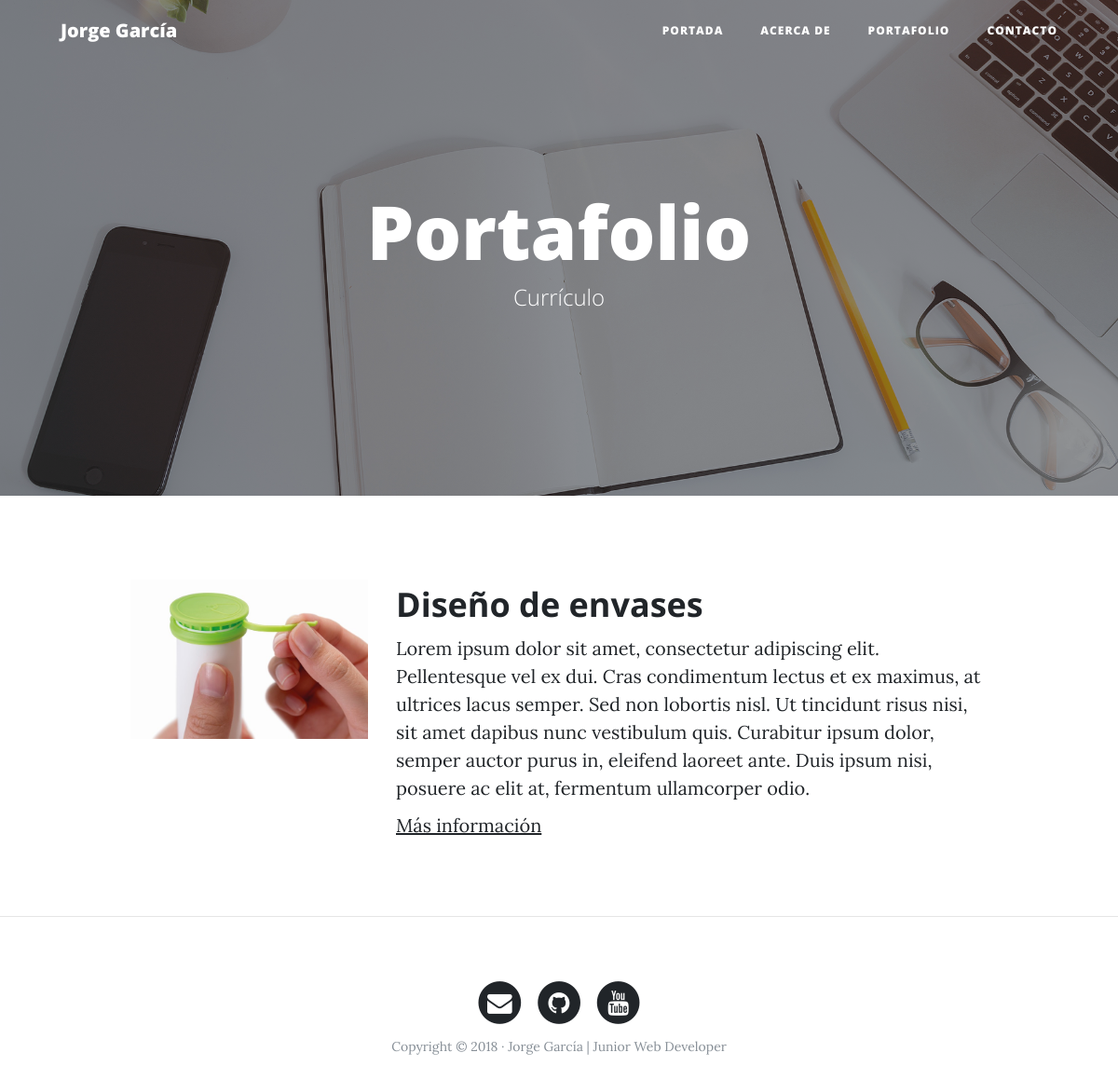
The page /portfolio/ on the database its author committed.
### portfolio/models.py (models this page shows, shortened)
class Project(models.Model):
    title = models.CharField(max_length=200, verbose_name="Título")
    description = models.TextField(verbose_name="Descripción")
    image = models.ImageField(verbose_name="Imagen", upload_to="projects")
    link = models.URLField(verbose_name="Dirección Web", null=True, blank=True)
    created = models.DateTimeField(auto_now_add=True, verbose_name="Fecha de creación")
    updated = models.DateTimeField(auto_now=True, verbose_name="Fecha de edición")
    class Meta:
        verbose_name ="proyecto"
        verbose_name_plural = "proyectos"
        ordering = ["-created"]

### portfolio/views.py (the view)
# urls.py: path('portfolio/', portfolio_views.portfolio, name='portfolio'),
def portfolio(request):
    projects = Project.objects.all()
    return render(request, "portfolio/portfolio.html", {'projects':projects})

### portfolio/templates/portfolio/portfolio.html (shortened to what this page needs)
{% extends 'core/base.html' %}
{% block background %}{% load static %}{% static 'core/img/portfolio-bg.jpg' %}{% endblock %}
{% block headers %}
<h1>Portafolio</h1>
<span class="subheading">Currículo</span>
{% endblock %}
{% block content %}
    {% for project in projects %}
        <div class="row project">
            <div class="col-lg-3 col-md-4 offset-lg-1">
                <img class="img-fluid" src="{{project.image.url}}" alt="">
            </div>
            <div class="col-lg-7 col-md-8">
                <h2 class="section-heading title">{{project.title}}</h2>
                <p>{{project.description}}</p>
                {% if project.link %}
                    <p><a href="{{project.link}}">Más información</a></p>
                {% endif %}
            </div>
        </div>
    {% endfor %}
{% endblock %}

### rows shown on the page
Project: image (picture), title "Diseño de envases", description "Lorem ipsum dolor sit amet, consectetur adipiscing elit. Pellentesque vel ex dui. Cras condimentum lectus et ex maximus, at ultrices lacus semper. Sed non lobortis nisl. Ut tincidunt risus nisi, sit amet dapibus nunc vestibulum quis. Curabitur ipsum dolor, semper auctor purus in, eleifend laoreet ante. Duis ipsum nisi, posuere ac elit at, fermentum ullamcorper odio."
